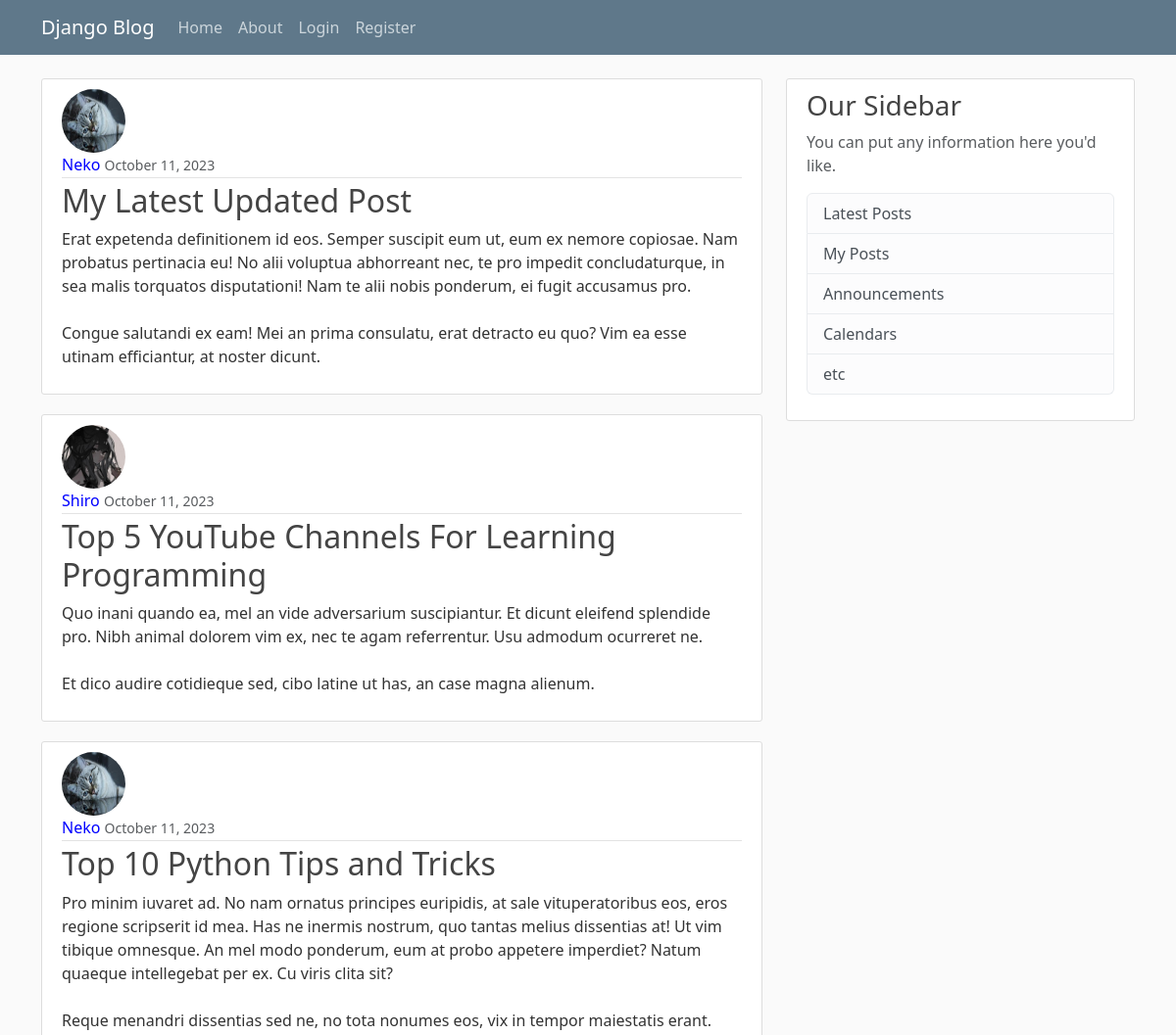
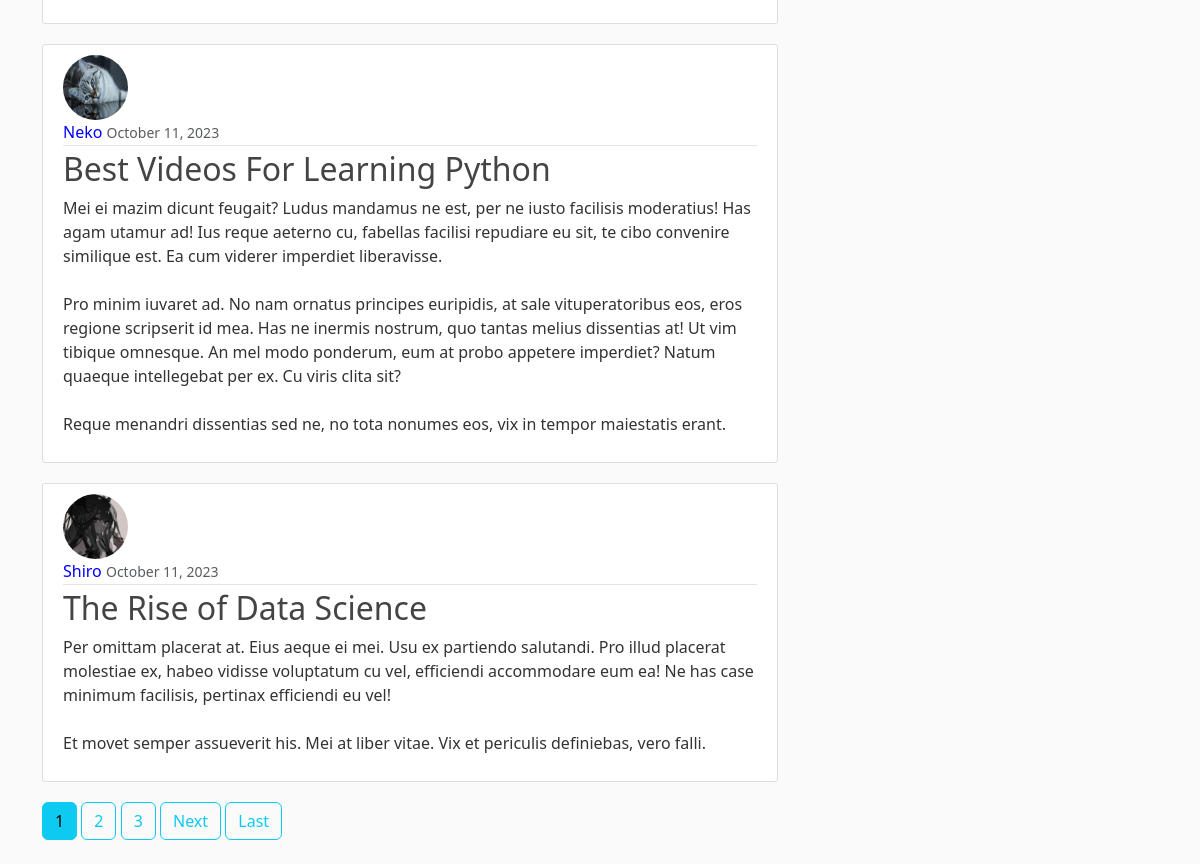
The page / on the database its author committed (2 pictures, top to bottom).
### blog/models.py (models this page shows, shortened)
class Post(models.Model):
	title = models.CharField(max_length=100)
	content = models.TextField()
	date_posted = models.DateTimeField(default=timezone.now)
	author = models.ForeignKey(User, on_delete=models.CASCADE)

### users/models.py (models this page shows, shortened)
class Profile(models.Model):
	user = models.OneToOneField(User, on_delete=models.CASCADE)
	image = models.ImageField(default='default.jpg', upload_to='profie_pics')

### blog/views.py (the view)
# urls.py: path('', PostListView.as_view(), name='blog-home'),
class PostListView(ListView):
	model = Post
	template_name = 'blog/home.html' #<app>/<model>_<viewtype>.html
	context_object_name = 'posts'
	ordering = ['-date_posted']
	paginate_by = 5

### blog/templates/blog/home.html (shortened to what this page needs)
{% extends "blog/base.html" %}
{% block content %}
	{% for post in posts %}
    <article class="media content-section">
        <img class="rounded-circle article-img" src="{{ post.author.profile.image.url }}">
          <div class="media-body">
            <div class="article-metadata">
              <a class="mr-2" href="#">{{ post.author }}</a>
              <small class="text-muted">{{ post.date_posted | date:"F d, Y"}}</small>
            </div>
            <h2><a class="article-title" href="{% url 'post-detail' post.id %}">{{ post.title }}</a></h2>
            <p class="article-content">{{ post.content }}</p>
          </div>
      </article>
	{% endfor %}
  {% if is_paginated %}
    {% for num in page_obj.paginator.page_range %}
      {% if page_obj.number == num %}
        <a class="btn btn-info mb-4" href="?page={{num}}">{{num}}</a>
      {%elif num > page_obj.number|add:'-3' and num < page_obj.number|add:'3'%}
        <a class="btn btn-outline-info mb-4" href="?page={{num}}">{{num}}</a>
      {% endif %}
    {% endfor %}
    {% if page_obj.has_next %}
      <a class="btn btn-outline-info mb-4" href="?page={{page_obj.next_page_number}}">Next</a>
      <a class="btn btn-outline-info mb-4" href="?page={{page_obj.paginator.num_pages }}">Last</a>
    {% endif %}
  {% endif %}
{% endblock content %}

### blog/templates/blog/base.html (shortened to what this page needs)
{% load static %}
<!DOCTYPE html>
<html>
<head>
	<link href="https://cdn.jsdelivr.net/npm/bootstrap@5.3.2/dist/css/bootstrap.min.css" rel="stylesheet">
	<link rel="stylesheet" type="text/css" href="{% static 'blog/main.css'%}">
</head>
<body>
 <header class="site-header">
      <nav class="navbar navbar-expand-md navbar-dark bg-steel fixed-top">
        <div class="container">
          <a class="navbar-brand mr-4" href="{% url 'blog-home' %}">Django Blog</a>
          <div class="collapse navbar-collapse" id="navbarToggle">
            <div class="navbar-nav mr-auto">
              <a class="nav-item nav-link" href="{% url 'blog-home' %}">Home</a>
              <a class="nav-item nav-link" href="{% url 'blog-about' %}">About</a>
            </div>
            <div class="navbar-nav">
              {% if user.is_authenticated %}
                <a class="nav-item nav-link" href="{% url 'post-create'%}">New Post</a>
                <a class="nav-item nav-link" href="{% url 'users-logout'%}">Logout</a>
                <a class="nav-item nav-link" href="{% url 'users-profile'%}">Profile</a>
              {% else %}
                <a class="nav-item nav-link" href="{% url 'users-login'%}">Login</a>
                <a class="nav-item nav-link" href="{% url 'users-register'%}">Register</a>
              {% endif %}
            </div>
          </div>
        </div>
      </nav>
    </header>
    <main role="main" class="container">
      <div class="row">
        <div class="col-md-8">
          {% block content %}{% endblock %}
        </div>
        <div class="col-md-4">
          <div class="content-section">
            <h3>Our Sidebar</h3>
            <p class='text-muted'>You can put any information here you'd like.
              <ul class="list-group">
                <li class="list-group-item list-group-item-light">Latest Posts</li>
                <a href="{% url 'mypost' %}"class="list-group-item list-group-item-light">My Posts</a>
                <li class="list-group-item list-group-item-light">Announcements</li>
                <li class="list-group-item list-group-item-light">Calendars</li>
                <li class="list-group-item list-group-item-light">etc</li>
              </ul>
            </p>
          </div>
        </div>
      </div>
    </main>
</body>
</html>

### blog/static/blog/main.css (style rules this page uses)
body { background: #fafafa; color: #333333; margin-top: 5rem; }
h1, h2, h3, h4, h5, h6 { color: #444444; }
a { color:blue; text-decoration: none; }
ul { margin: 0; }
.bg-steel { background-color: #5f788a; }
.site-header .navbar-nav .nav-link { color: #cbd5db; }
.content-section { background: #ffffff; padding: 10px 20px; border: 1px solid #dddddd; border-radius: 3px; margin-bottom: 20px; }
.article-title { color: #444444; }
.article-content { white-space: pre-line; }
.article-img { height: 65px; width: 65px; margin-right: 16px; }
.article-metadata { padding-bottom: 1px; margin-bottom: 4px; border-bottom: 1px solid #e3e3e3 }

### rows shown on the page
Post: author.profile.image (picture), author "Neko", date_posted "October 11, 2023", title "My Latest Updated Post", content "Erat expetenda definitionem id eos. Semper suscipit eum ut, eum ex nemore copiosae. Nam probatus pertinacia eu! No alii voluptua abhorreant nec, te pro impedit concludaturque, in sea malis torquatos disputationi! Nam te alii nobis ponderum, ei fugit accusamus pro. Congue salutandi ex eam! Mei an prima consulatu, erat detracto eu quo? Vim ea esse utinam efficiantur, at noster dicunt."
Post: author.profile.image (picture), author "Shiro", date_posted "October 11, 2023", title "Top 5 YouTube Channels For Learning Programming", content "Quo inani quando ea, mel an vide adversarium suscipiantur. Et dicunt eleifend splendide pro. Nibh animal dolorem vim ex, nec te agam referrentur. Usu admodum ocurreret ne. Et dico audire cotidieque sed, cibo latine ut has, an case magna alienum."
Post: author.profile.image (picture), author "Neko", date_posted "October 11, 2023", title "Top 10 Python Tips and Tricks", content "Pro minim iuvaret ad. No nam ornatus principes euripidis, at sale vituperatoribus eos, eros regione scripserit id mea. Has ne inermis nostrum, quo tantas melius dissentias at! Ut vim tibique omnesque. An mel modo ponderum, eum at probo appetere imperdiet? Natum quaeque intellegebat per ex. Cu viris clita sit? Reque menandri dissentias sed ne, no tota nonumes eos, vix in tempor maiestatis erant."
Post: author.profile.image (picture), author "Neko", date_posted "October 11, 2023", title "Best Videos For Learning Python", content "Mei ei mazim dicunt feugait? Ludus mandamus ne est, per ne iusto facilisis moderatius! Has agam utamur ad! Ius reque aeterno cu, fabellas facilisi repudiare eu sit, te cibo convenire similique est. Ea cum viderer imperdiet liberavisse. Pro minim iuvaret ad. No nam ornatus principes euripidis, at sale vituperatoribus eos, eros regione scripserit id mea. Has ne inermis nostrum, quo tantas melius dissentias at! Ut vim tibique omnesque. An mel modo ponderum, eum at probo appetere imperdiet? Natum quaeque intellegebat per ex. Cu viris clita sit? Reque menandri dissentias sed ne, no tota nonumes eos, vix in tempor maiestatis erant."
Post: author.profile.image (picture), author "Shiro", date_posted "October 11, 2023", title "The Rise of Data Science", content "Per omittam placerat at. Eius aeque ei mei. Usu ex partiendo salutandi. Pro illud placerat molestiae ex, habeo vidisse voluptatum cu vel, efficiendi accommodare eum ea! Ne has case minimum facilisis, pertinax efficiendi eu vel! Et movet semper assueverit his. Mei at liber vitae. Vix et periculis definiebas, vero falli."

### other values the page prints
{{ num }} "1"
{{ num }} "2" "3"
